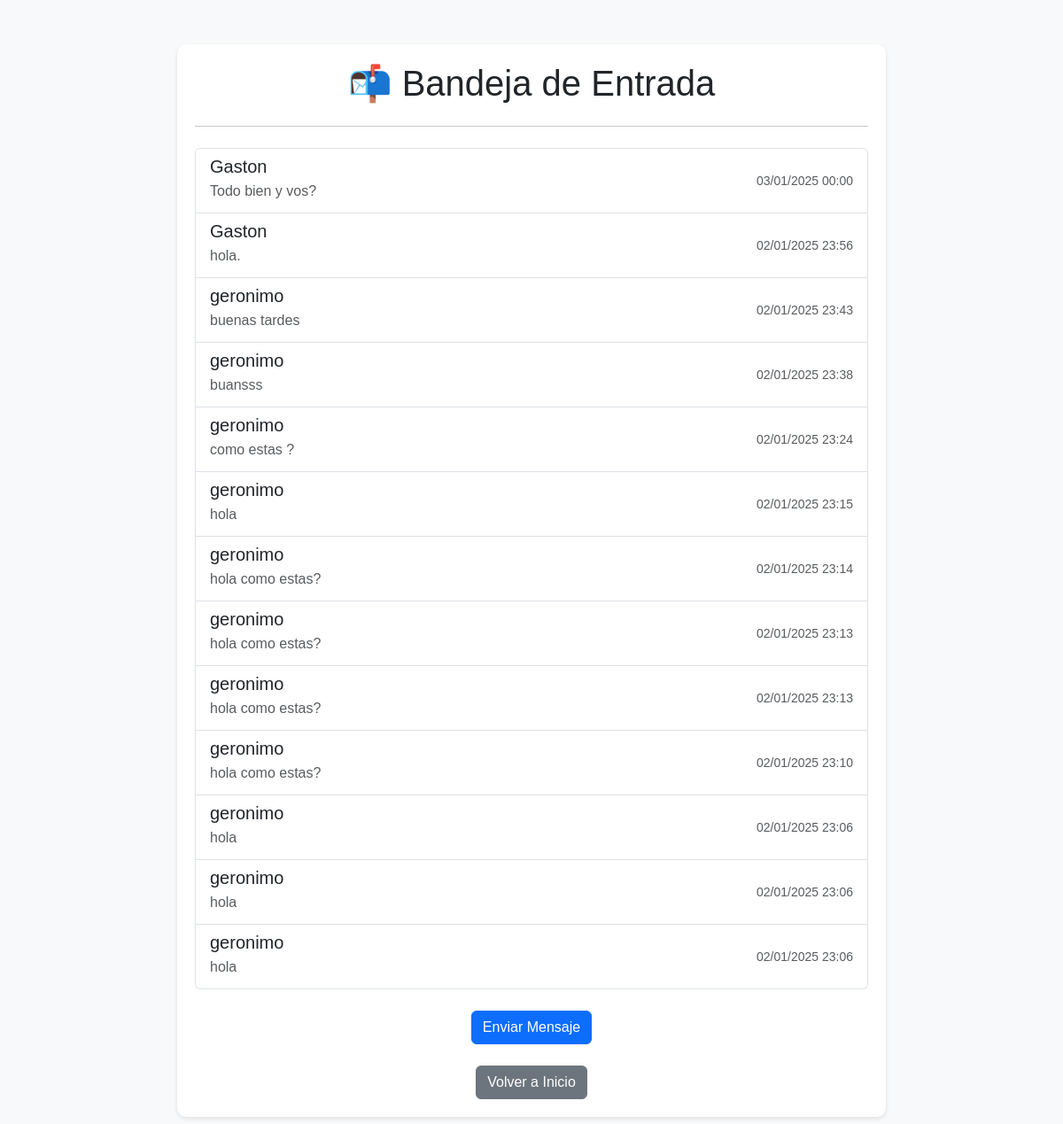
Screenshot of /inbox/ (signed in) with the database file from the repository.
### mensajes/models.py (models this page shows, shortened)
class Mensaje(models.Model):
    sender = models.ForeignKey(User, related_name='sent_messages', on_delete=models.CASCADE)
    receiver = models.ForeignKey(User, related_name='received_messages', on_delete=models.CASCADE)
    content = models.TextField()
    timestamp = models.DateTimeField(auto_now_add=True)

### blog/views.py (the view)
# urls.py: path('inbox/', views.inbox, name='inbox'),
@login_required
def inbox(request):
    messages = Mensaje.objects.filter(receiver=request.user).order_by('-timestamp')  # Solo los mensajes recibidos
    context = {
        'messages': messages,
    }
    return render(request, 'mensajes/inbox.html', context)

### mensajes/templates/mensajes/inbox.html (shortened to what this page needs)
<!DOCTYPE html>
<html lang="es">
<head>
    <link rel="stylesheet" href="https://cdn.jsdelivr.net/npm/bootstrap@5.3.0/dist/css/bootstrap.min.css">
</head>
<body>
    <div class="container">
        <h1 class="text-center">📬 Bandeja de Entrada</h1>
        <hr class="my-4">
        {% if messages %}
            <div class="list-group">
                {% for message in messages %}
                    <a href="{% url 'mensajes:message_detail' message.id %}" class="list-group-item list-group-item-action d-flex justify-content-between align-items-center">
                        <div>
                            <h5 class="mb-1">{{ message.sender.username }}</h5>
                            <p class="mb-1 text-muted">{{ message.content|truncatechars:50 }}</p>
                        </div>
                        <small class="text-muted">{{ message.timestamp|date:"d/m/Y H:i" }}</small>
                    </a>
                {% endfor %}
            </div>
        {% else %}
            <p class="text-muted text-center">No tienes mensajes en tu bandeja de entrada.</p>
        {% endif %}
        <div class="text-center mt-4">
            <a href="{% url 'mensajes:send_message' user_id=user.id %}" class="btn btn-primary">Enviar Mensaje</a>
        </div>
        <div class="text-center mt-4">
            <a href="{% url 'home_lobby' %}" class="btn btn-secondary">Volver a Inicio</a>
        </div>
    </div>
</body>
</html>

### mensajes/templates/mensajes/inbox.html (style rules this page uses)
body { background-color: #f8f9fa; font-family: Arial, sans-serif; margin: 0; padding: 0; }
.container { max-width: 800px; margin: 50px auto; background: #ffffff; padding: 20px; border-radius: 10px; box-shadow: 0 2px 5px rgba(0, 0, 0, 0.1); }
.list-group-item { transition: background-color 0.3s ease; }

### rows the page displays
Mensaje: sender.username "Gaston", content "Todo bien y vos?", timestamp "03/01/2025 00:00"
Mensaje: sender.username "Gaston", content "hola.", timestamp "02/01/2025 23:56"
Mensaje: sender.username "geronimo", content "buenas tardes", timestamp "02/01/2025 23:43"
Mensaje: sender.username "geronimo", content "buansss", timestamp "02/01/2025 23:38"
Mensaje: sender.username "geronimo", content "como estas ?", timestamp "02/01/2025 23:24"
Mensaje: sender.username "geronimo", content "hola", timestamp "02/01/2025 23:15"
Mensaje: sender.username "geronimo", content "hola como estas?", timestamp "02/01/2025 23:14"
Mensaje: sender.username "geronimo", content "hola como estas?", timestamp "02/01/2025 23:13"
Mensaje: sender.username "geronimo", content "hola como estas?", timestamp "02/01/2025 23:13"
Mensaje: sender.username "geronimo", content "hola como estas?", timestamp "02/01/2025 23:10"
Mensaje: sender.username "geronimo", content "hola", timestamp "02/01/2025 23:06"
Mensaje: sender.username "geronimo", content "hola", timestamp "02/01/2025 23:06"
Mensaje: sender.username "geronimo", content "hola", timestamp "02/01/2025 23:06"
